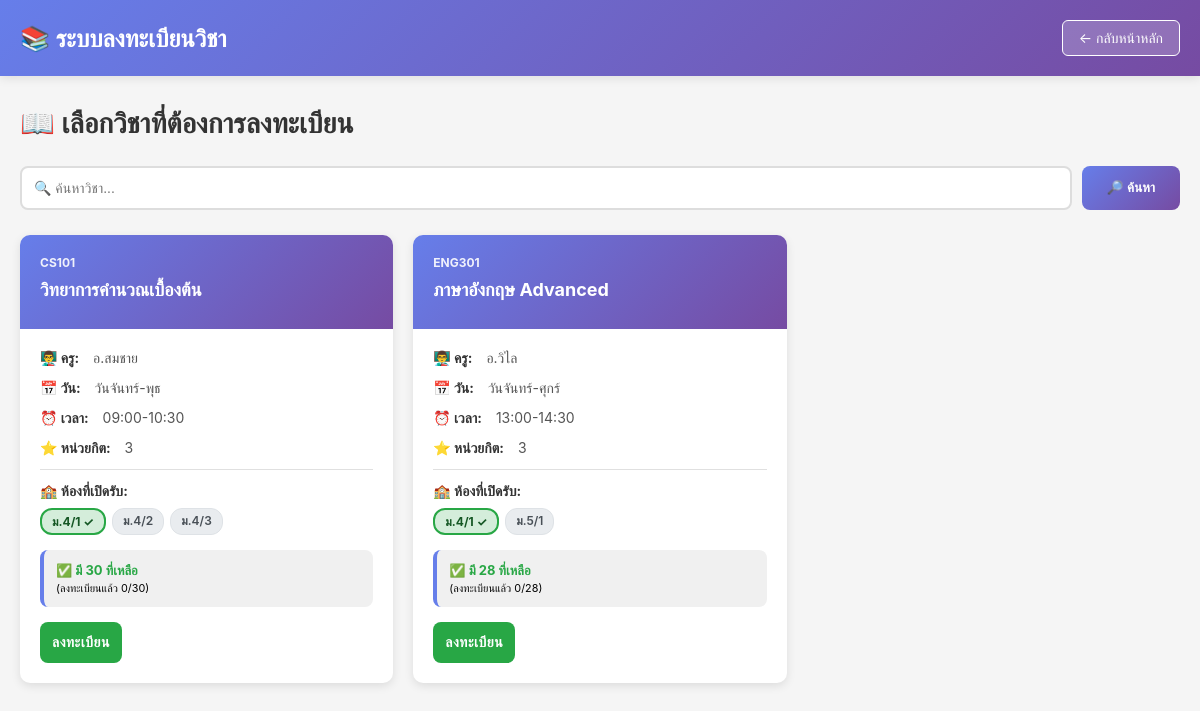
The page /courses.php (signed in) on the database its author committed.
### tables this page shows
CREATE TABLE courses (
    id INT AUTO_INCREMENT PRIMARY KEY,
    course_code VARCHAR(50) NOT NULL,
    course_name VARCHAR(255) NOT NULL,
    teacher_name VARCHAR(150) NOT NULL,
    credits INT NOT NULL,
    schedule_day VARCHAR(100),
    schedule_time VARCHAR(50),
    max_seats INT NOT NULL DEFAULT 30,
    allowed_classes TEXT,
    academic_year INT NOT NULL DEFAULT 2024,
    continuation_course_id INT,
    status ENUM('open', 'closed') DEFAULT 'open',
    description TEXT,
    created_at TIMESTAMP DEFAULT CURRENT_TIMESTAMP,
    updated_at TIMESTAMP DEFAULT CURRENT_TIMESTAMP ON UPDATE CURRENT_TIMESTAMP,
    UNIQUE KEY unique_course_year (course_code, academic_year),
    FOREIGN KEY (continuation_course_id) REFERENCES courses(id) ON DELETE SET NULL,
    INDEX idx_course_code (course_code),
    INDEX idx_status (status),
    INDEX idx_academic_year (academic_year)
);

### courses.php (the view, shortened to what this page needs)
<?php
include 'config.php';
$search = isset($_GET['search']) ? trim($_GET['search']) : '';
$user_id = $_SESSION['user_id'];
$user_query = "SELECT class_room FROM users WHERE id = ?";
$user_stmt = $conn->prepare($user_query);
$user_stmt->bind_param("i", $user_id);
$user_stmt->execute();
$user_data = $user_stmt->get_result()->fetch_assoc();
$user_class = $user_data['class_room'];
$query = "SELECT c.id, c.course_code, c.course_name, c.teacher_name, c.credits, c.schedule_day, c.schedule_time, c.max_seats, c.status, c.allowed_classes,
          COUNT(e.id) as enrolled_count
          FROM courses c
          LEFT JOIN enrollments e ON c.id = e.course_id AND e.enrollment_status = 'enrolled'
          WHERE (c.course_name LIKE ? OR c.course_code LIKE ?)
          AND (c.allowed_classes IS NULL OR c.allowed_classes = '' OR FIND_IN_SET(?, CONCAT(c.allowed_classes, ',')))
          GROUP BY c.id
          ORDER BY c.course_code";
$search_param = "%$search%";
$stmt = $conn->prepare($query);
$stmt->bind_param("sss", $search_param, $search_param, $user_class);
$stmt->execute();
$courses = $stmt->get_result();
$enrolled_courses = [];
?>
<!DOCTYPE html>
<html lang="th">
<head>
</head>
<body>
    <div class="navbar">
        <div class="navbar-container">
            <div style="font-size: 24px; font-weight: 700;">📚 <?php echo SITE_NAME; ?></div>
            <a href="index.php" class="btn-back">← กลับหน้าหลัก</a>
        </div>
    </div>
    <div class="container">
        <div class="page-header">
            <h2>📖 เลือกวิชาที่ต้องการลงทะเบียน</h2>
        </div>
        <div class="search-bar">
            <form method="GET" style="display: flex; gap: 10px; width: 100%;">
                <input type="text" name="search" placeholder="🔍 ค้นหาวิชา..." value="<?php echo htmlspecialchars($search); ?>">
                <button type="submit">🔎 ค้นหา</button>
            </form>
        </div>
        <div class="courses-grid">
            <?php
            if ($courses->num_rows > 0):
                while ($course = $courses->fetch_assoc()):
                    $available_seats = $course['max_seats'] - $course['enrolled_count'];
                    $is_enrolled = in_array($course['id'], $enrolled_courses);
                    $can_enroll = $available_seats > 0 && !$is_enrolled && $course['status'] === 'open';
            ?>
                    <div class="course-card">
                        <div class="course-header">
                            <div class="course-code"><?php echo $course['course_code']; ?></div>
                            <div class="course-name"><?php echo $course['course_name']; ?></div>
                        </div>
                        <div class="course-body">
                            <div class="course-info">
                                <strong>👨‍🏫 ครู:</strong> <?php echo $course['teacher_name']; ?>
                            </div>
                            <div class="course-info">
                                <strong>📅 วัน:</strong> <?php echo $course['schedule_day']; ?>
                            </div>
                            <div class="course-info">
                                <strong>⏰ เวลา:</strong> <?php echo $course['schedule_time']; ?>
                            </div>
                            <div class="course-info">
                                <strong>⭐ หน่วยกิต:</strong> <?php echo $course['credits']; ?>
                            </div>
                            <div class="course-info allowed-classes-info">
                                <strong>🏫 ห้องที่เปิดรับ:</strong>
                                <div class="allowed-classes">
                                    <?php
                                    if (empty($course['allowed_classes'])) {
                                        echo '<span class="class-badge class-all">ทุกห้อง</span>';
                                    } else {
                                        $allowed_classes = explode(',', $course['allowed_classes']);
                                        foreach ($allowed_classes as $class) {
                                            $class = trim($class);
                                            $is_user_class = ($class === $user_class);
                                            $badge_class = $is_user_class ? 'class-badge class-user' : 'class-badge';
                                            echo "<span class='{$badge_class}'>";
                                            echo htmlspecialchars($class);
                                            if ($is_user_class) echo ' ✓';
                                            echo '</span>';
                                        }
                                    }
                                    ?>
                                </div>
                            </div>
                            <div class="seats-info">
                                <?php if ($available_seats > 0): ?>
                                    <span class="seats-available">✅ มี <?php echo $available_seats; ?> ที่เหลือ</span>
                                <?php else: ?>
                                    <span class="seats-full">❌ ไม่มีที่ว่าง</span>
                                <?php endif; ?>
                                <br><small>(ลงทะเบียนแล้ว <?php echo $course['enrolled_count']; ?>/<?php echo $course['max_seats']; ?>)</small>
                            </div>
                            <div class="action-buttons">
                                <form method="POST" style="flex: 1;">
                                    <?php if ($is_enrolled): ?>
                                        <button type="submit" name="action" value="unenroll" class="btn btn-unenroll">ยกเลิกการลงทะเบียน</button>
                                    <?php else: ?>
                                        <button type="submit" name="action" value="enroll" class="btn btn-enroll" <?php echo $can_enroll ? '' : 'disabled'; ?>>
                                            <?php echo $can_enroll ? 'ลงทะเบียน' : ($course['status'] === 'closed' ? 'ปิดลงทะเบียน' : 'เต็ม'); ?>
                                        </button>
                                    <?php endif; ?>
                                </form>
                            </div>
                        </div>
                    </div>
            <?php
                endwhile;
            else:
            ?>
                <div class="no-courses" style="grid-column: 1 / -1;">
                    <p>😕 ไม่พบวิชาที่ตรงกับการค้นหา</p>
                </div>
            <?php endif; ?>
        </div>
    </div>
</body>
</html>

### courses.php (style rules this page uses)
* { margin: 0; padding: 0; box-sizing: border-box; }
body { font-family: -apple-system, BlinkMacSystemFont, 'Segoe UI', Roboto, sans-serif; background: #f5f5f5; }
.navbar { background: linear-gradient(135deg, #667eea 0%, #764ba2 100%); color: white; padding: 20px 0; box-shadow: 0 2px 10px rgba(0,0,0,0.1); }
.navbar-container { max-width: 1200px; margin: 0 auto; padding: 0 20px; display: flex; justify-content: space-between; align-items: center; }
.btn-back { padding: 8px 16px; background: rgba(255,255,255,0.2); color: white; border: 1px solid white; border-radius: 6px; cursor: pointer; text-decoration: none; font-size: 14px; transition: all 0.3s; }
.container { max-width: 1200px; margin: 30px auto; padding: 0 20px; }
.page-header { display: flex; justify-content: space-between; align-items: center; margin-bottom: 25px; flex-wrap: wrap; gap: 15px; }
.page-header h2 { font-size: 28px; color: #333; }
.search-bar { display: flex; gap: 10px; margin-bottom: 25px; flex-wrap: wrap; }
.search-bar input { flex: 1; min-width: 250px; padding: 12px; border: 2px solid #ddd; border-radius: 8px; font-size: 14px; }
.search-bar button { padding: 12px 25px; background: linear-gradient(135deg, #667eea 0%, #764ba2 100%); color: white; border: none; border-radius: 8px; cursor: pointer; font-weight: 600; transition: all 0.3s; }
.courses-grid { display: grid; grid-template-columns: repeat(auto-fill, minmax(350px, 1fr)); gap: 20px; margin-bottom: 40px; }
.course-card { background: white; border-radius: 10px; box-shadow: 0 3px 10px rgba(0, 0, 0, 0.1); overflow: hidden; transition: all 0.3s; }
.course-header { background: linear-gradient(135deg, #667eea 0%, #764ba2 100%); color: white; padding: 20px; }
.course-code { font-size: 12px; opacity: 0.9; text-transform: uppercase; font-weight: 700; }
.course-name { font-size: 18px; font-weight: 700; margin: 8px 0; line-height: 1.3; }
.course-body { padding: 20px; }
.course-info { margin-bottom: 12px; font-size: 14px; color: #555; }
.course-info strong { color: #333; margin-right: 10px; }
.allowed-classes-info { border-top: 1px solid #e0e0e0; padding-top: 12px; margin-top: 12px; }
.allowed-classes { display: flex; flex-wrap: wrap; gap: 6px; margin-top: 8px; }
.class-badge { display: inline-block; padding: 4px 10px; background: #e9ecef; color: #495057; border-radius: 12px; font-size: 12px; font-weight: 600; border: 1px solid #dee2e6; }
.class-badge.class-user { background: #d4edda; color: #155724; border: 2px solid #28a745; font-weight: 700; }
.seats-info { background: #f0f0f0; padding: 12px; border-radius: 8px; margin: 15px 0; font-size: 13px; border-left: 4px solid #667eea; }
.seats-available { color: #28a745; font-weight: 700; }
.action-buttons { display: flex; gap: 10px; margin-top: 15px; }
.btn { flex: 1; padding: 12px; border: none; border-radius: 8px; cursor: pointer; font-weight: 600; transition: all 0.3s; font-size: 14px; text-transform: uppercase; letter-spacing: 0.5px; }
.btn-enroll { background: #28a745; color: white; }

### rows shown on the page
courses: course_code "CS101", course_name "วิทยาการคำนวณเบื้องต้น", teacher_name "อ.สมชาย", schedule_day "วันจันทร์-พุธ", schedule_time "09:00-10:30", credits "3", allowed_classes "ม.4/1", allowed_classes "ม.4/2", allowed_classes "ม.4/3", max_seats "30", enrolled_count "0", status "ลงทะเบียน"
courses: course_code "ENG301", course_name "ภาษาอังกฤษ Advanced", teacher_name "อ.วิไล", schedule_day "วันจันทร์-ศุกร์", schedule_time "13:00-14:30", credits "3", allowed_classes "ม.4/1", allowed_classes "ม.5/1", max_seats "28", enrolled_count "0", status "ลงทะเบียน"

### other values the page prints
SITE_NAME "ระบบลงทะเบียนวิชา"
